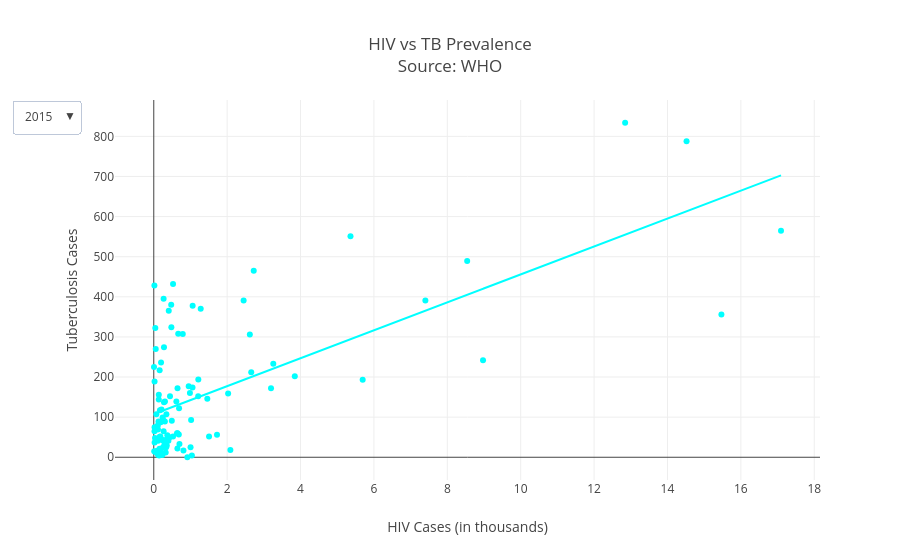

The code cell stored with this chart in its notebook:
### Markdown cell above
# Figure 3

### Code cell
###############################################################################
TITLE = 'HIV vs TB Prevalence'
XAXIS = 'HIV Cases (in thousands)'
YAXIS = 'Tuberculosis Cases'
###########################################################################

create_x_vs_y_scatter('hiv_cases_100k', 'tb_all_cases_100k', tbcombined, XAXIS, YAXIS, TITLE)
